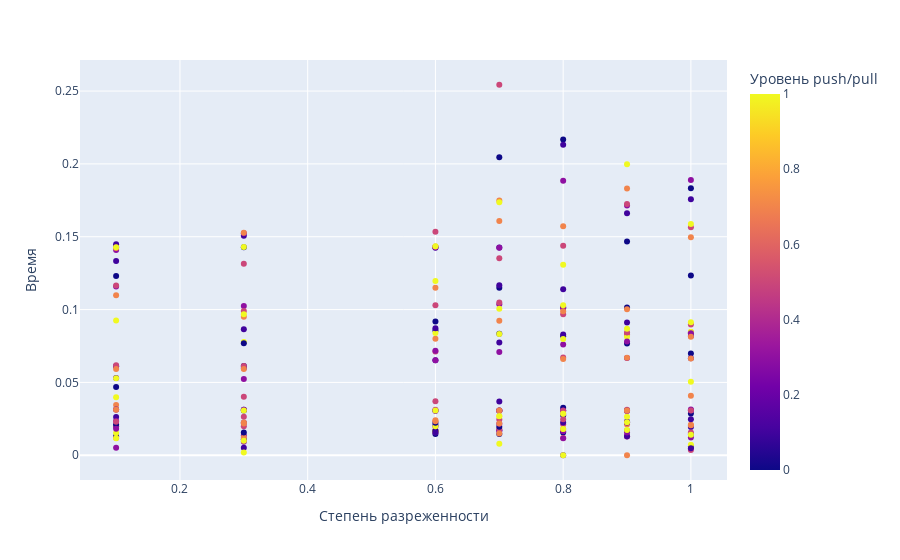

The cell this chart's notebook holds for it:
### Code cell
px.scatter(resume, x = 'Степень разреженности', y = 'Время', color = 'Уровень push/pull')

### Figure 1 — Plotly figure (JSON) as saved in the notebook; plotly's stock layout.template omitted (floating-point values rounded to 4 significant figures; data arrays with more than 128 entries replaced by an {"elided": "..."} marker saying what was removed)
{"data": [{"hovertemplate": "Степень разреженности=%{x}<br>Время=%{y}<br>Уровень push/pull=%{marker.color}<extra></extra>", "legendgroup": "", "marker": {"color": {"elided": "252 float values"}, "coloraxis": "coloraxis", "symbol": "circle"}, "mode": "markers", "name": "", "orientation": "v", "showlegend": false, "type": "scatter", "x": {"elided": "252 float values"}, "xaxis": "x", "y": {"elided": "252 float values"}, "yaxis": "y"}], "layout": {"coloraxis": {"colorbar": {"title": {"text": "Уровень push/pull"}}, "colorscale": [[0, "#0d0887"], [0.1111, "#46039f"], [0.2222, "#7201a8"], [0.3333, "#9c179e"], [0.4444, "#bd3786"], [0.5556, "#d8576b"], [0.6667, "#ed7953"], [0.7778, "#fb9f3a"], [0.8889, "#fdca26"], [1, "#f0f921"]]}, "legend": {"tracegroupgap": 0}, "margin": {"t": 60}, "xaxis": {"anchor": "y", "domain": [0, 1], "title": {"text": "Степень разреженности"}}, "yaxis": {"anchor": "x", "domain": [0, 1], "title": {"text": "Время"}}}}
